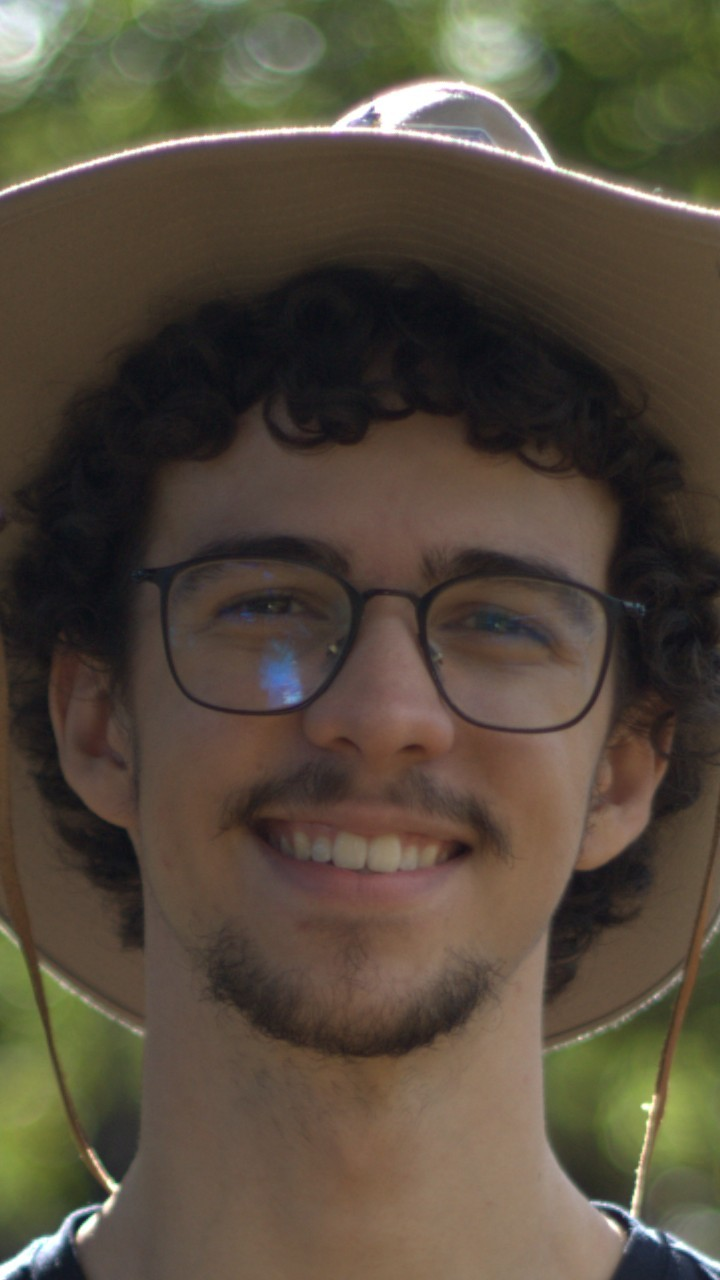
#> input picture src/trabalho1/img.jpg, 720 x 1280 px, found by its file name
$ python __init__.py
#> lines starting #> are read from the running program, lines starting #| are printed output that depends on the picture; long printed decimals are rounded
"""
Introdução ao Processamento de Imagens

Trabalho 1

Questao 1.
Use uma imagem sua de 720p. E implemente o seguinte:
   1.	Faca um laço nas linha por linha e remova um os pixels com posição impar (assumindo que as primeira posição e  0)
   2.	Faca a mesma coisa coluna por coluna
   3.	Mostre a imagem
   4.	Faca um laco linha por linha e crie o pixel removido como a media dos pixels vizinhos, caso so tiver um pixel por ser o último da linha copie igual ao anterior
   5.	Faca a mesma coisa coluna por coluna. Mostre o resultado
   6.	Compra pixel por pixel com a imagem original (fazendo a diferença)  e mostre a media quadrática do erro.

Questao 2.
    Use  a mesma imagem. E Faco um filtro de media tamanho 5x5 no domínio espacial,
    faco a filtragem utilizando um filtro gaussiano no domínio da frequência mudando a frequência de corte ate obter um filtro com resultado o mais parecido possível ao do domínio espacial.
    Para isso use a métrica de erro quadrático médio feito na questão um.
"""

import numpy as np
from matplotlib import pyplot as plt
from PIL import Image, ImageFilter
import scipy.ndimage

class Questao1:
    def __init__(self, image_path: str):
#> called with image_path = 'src/trabalho1/img.jpg'
        self.image = Image.open(image_path)
#> self.image is the input picture: PIL image 720x1280 RGB; mean R, G, B 84.7, 74.7, 60.2
        self.image_array = np.array(self.image)
        self.original_image = self.image_array.copy()

    def _remover_pixels_impares(self):
        # Remover pixels em posições ímpares linha por linha
        self.image_array = self.image_array[:, ::2]
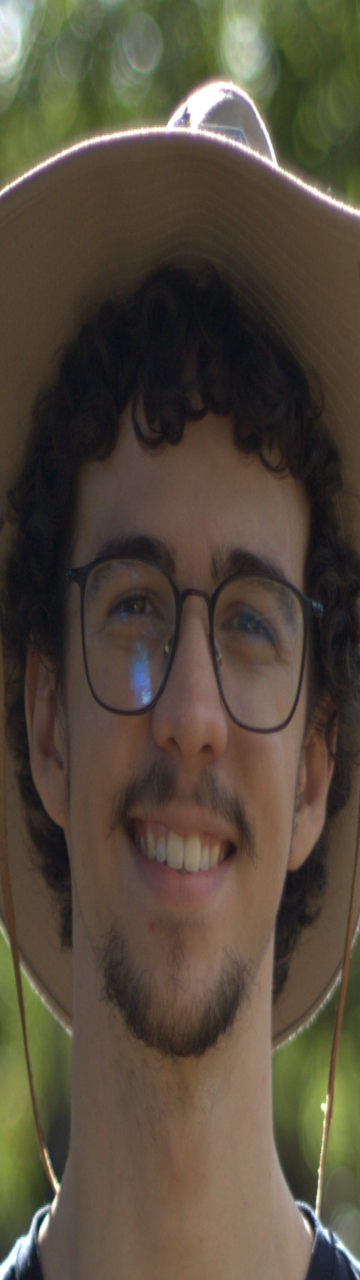
#> self.image_array: shape (1280, 360, 3); mean R, G, B 84.8, 74.6, 60.2

        # Remover pixels em posições ímpares coluna por coluna
        self.image_array = self.image_array[::2, :]
#> self.image_array: shape (640, 360, 3)

    def _restaurar_pixels(self):
        # Restaurar pixels linha por linha
        linhas, colunas, rgb = self.image_array.shape
#> linhas = 640; colunas = 360; rgb = 3
        imagem_restaurada = np.zeros(
            (linhas, colunas * 2, rgb), dtype=self.image_array.dtype
        )
        imagem_restaurada[:, ::2, :] = self.image_array
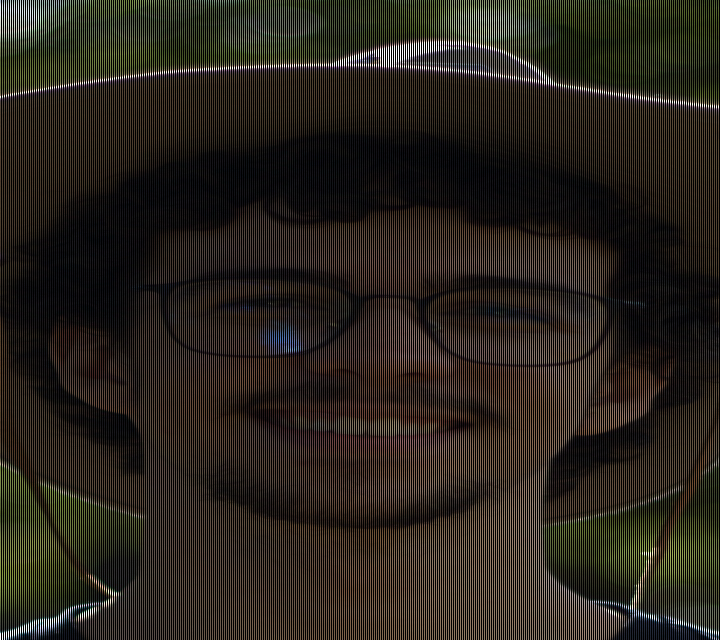
#> imagem_restaurada: shape (640, 720, 3); mean R, G, B 42.4, 37.3, 30.1

        for i in range(linhas):
            for j in range(1, colunas * 2, 2):
                if j == colunas * 2 - 1:
                    imagem_restaurada[i, j, :] = imagem_restaurada[
                        i, j - 1, :
                    ]  # Copiando o pixel anterior caso seja o último
                else:
                    pixel_anterior = imagem_restaurada[i, j - 1, :]
                    pixel_sucessor = imagem_restaurada[i, j + 1, :]
                    media_pixel = np.mean([pixel_anterior, pixel_sucessor], axis=0)
                    imagem_restaurada[i, j, :] = media_pixel
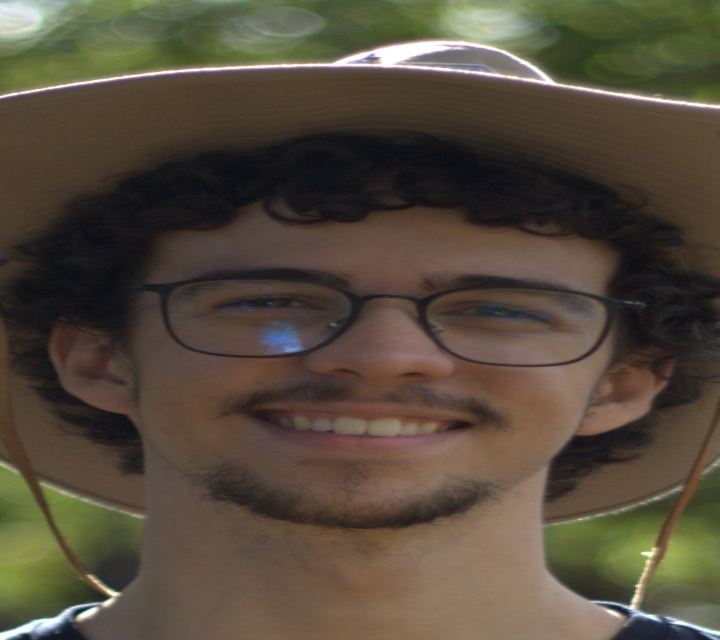
#> imagem_restaurada: shape (640, 720, 3); mean R, G, B 84.6, 74.5, 60.1
        self.image_array = imagem_restaurada

        # Restaurar pixels coluna por coluna
        linhas, colunas, rgb = self.image_array.shape
#> colunas = 720
        imagem_restaurada = np.zeros(
            (linhas * 2, colunas, rgb), dtype=self.image_array.dtype
        )
        imagem_restaurada[::2, :, :] = self.image_array
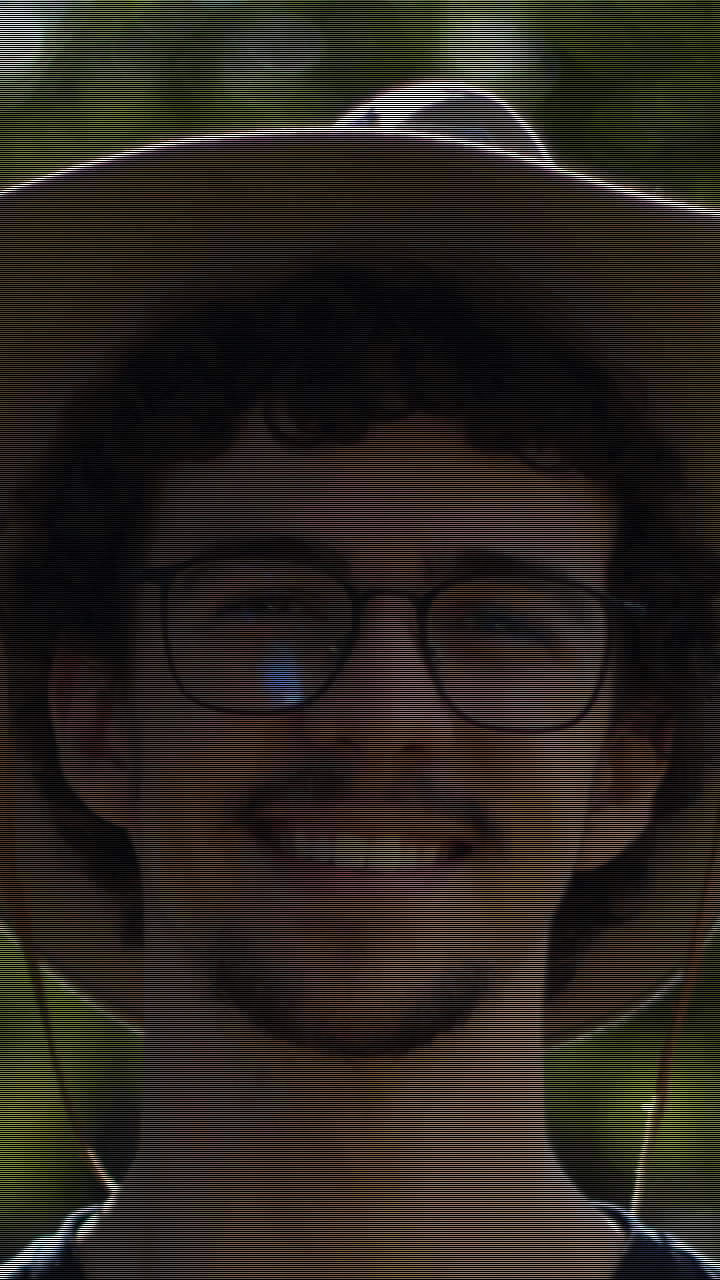
#> imagem_restaurada: shape (1280, 720, 3); mean R, G, B 42.3, 37.3, 30

        for j in range(colunas):
            for i in range(1, linhas * 2, 2):
                if i == linhas * 2 - 1:
                    imagem_restaurada[i, j, :] = imagem_restaurada[
                        i - 1, j, :
                    ]  # Copiando o pixel anterior caso seja o último
                else:
                    pixel_anterior = imagem_restaurada[i - 1, j, :]
                    pixel_sucessor = imagem_restaurada[i + 1, j, :]
                    media_pixel = np.mean([pixel_anterior, pixel_sucessor], axis=0)
                    imagem_restaurada[i, j, :] = media_pixel
        self.image_array = imagem_restaurada

    def _calcular_erro_quadratico_medio(self, first_image: np.ndarray, second_image: np.ndarray):
        # Calcular o erro quadrático médio
        mse = np.mean((first_image - second_image) ** 2)
#> mse = 1.29
        return mse

    def _mostrar_imagem(self, image: np.ndarray, title: str):
        fig, ax = plt.subplots()
        ax.imshow(image.astype(np.uint8))
        ax.set_title(title)
        ax.axis("off")

        ax.set_xlim(image.shape[1], image.shape[1] * 0.90)
        ax.set_ylim(image.shape[0], image.shape[0] * 0.95)

        plt.show()

    def executar(self):
        self._mostrar_imagem(self.original_image, "Image original")

        self._remover_pixels_impares()
        self._mostrar_imagem(self.image_array, "Imagem com pixels ímpares removidos")

        self._restaurar_pixels()
        self._mostrar_imagem(self.image_array, "Imagem com pixels restaurados")

        mse = self._calcular_erro_quadratico_medio(self.original_image, self.image_array)
#> mse = 1.29
        print(f"Erro Quadrático Médio: {mse}")
#| Erro Quadrático Médio: 1.288

class Questao2(Questao1):
    def __init__(self, image_path: str):
        super().__init__(image_path)
        # Implementação da Questão 2 pode ser adicionada aqui
        pass

    def executar(self):
        # Filtragem espacial usando um filtro de média 5x5
        filtragem_espacial = np.array(self.image.filter(ImageFilter.BoxBlur(2)))  # Filtro de média 5x5
        self._mostrar_imagem(filtragem_espacial, "Filtragem Espacial 5x5")

        # Filtragem no domínio da frequência usando um filtro gaussiano
        sigma = 0
        filtragem_frequencia = np.zeros_like(self.image_array)
        mse = float('inf')
        for sigma_atual in [i * 0.1 for i in range(1, 21)]:  # σ variando de 1 a 2
            filtragem_frequencia_atual = scipy.ndimage.gaussian_filter(self.image_array, sigma=(sigma_atual, sigma_atual, 0))

            # self._mostrar_imagem(filtragem_frequencia_atual, f"Filtragem Frequência (sigma={sigma_atual})")

            mse_atual = self._calcular_erro_quadratico_medio(filtragem_espacial, filtragem_frequencia_atual)

            if mse_atual < mse:
                sigma = sigma_atual
                mse = mse_atual
                filtragem_frequencia = filtragem_frequencia_atual
#> this loop made 20 passes
#> mse_atual on passes 1 to 12: 3.53, 3.29, 4.04, 3.54, 3.39, 3.23, 3, 2.69, 2.42, 2.09, 1.78, 1.54
#> after the loop, mse = 1.21; sigma = 1.5

        self._mostrar_imagem(filtragem_frequencia, f"Filtragem em Frequência (σ={sigma})")

        print(f"Erro Quadrático Médio: {mse} com σ={sigma}")
#| Erro Quadrático Médio: 1.207 com σ=1.5

print("-=-=-= Questão 1 =-=-=-")
questao1 = Questao1("src/trabalho1/img.jpg")
questao1.executar()

print("-=-=-= Questão 2 =-=-=-")
questao2 = Questao2("src/trabalho1/img.jpg")
questao2.executar()

__version__ = "0.1.0"
